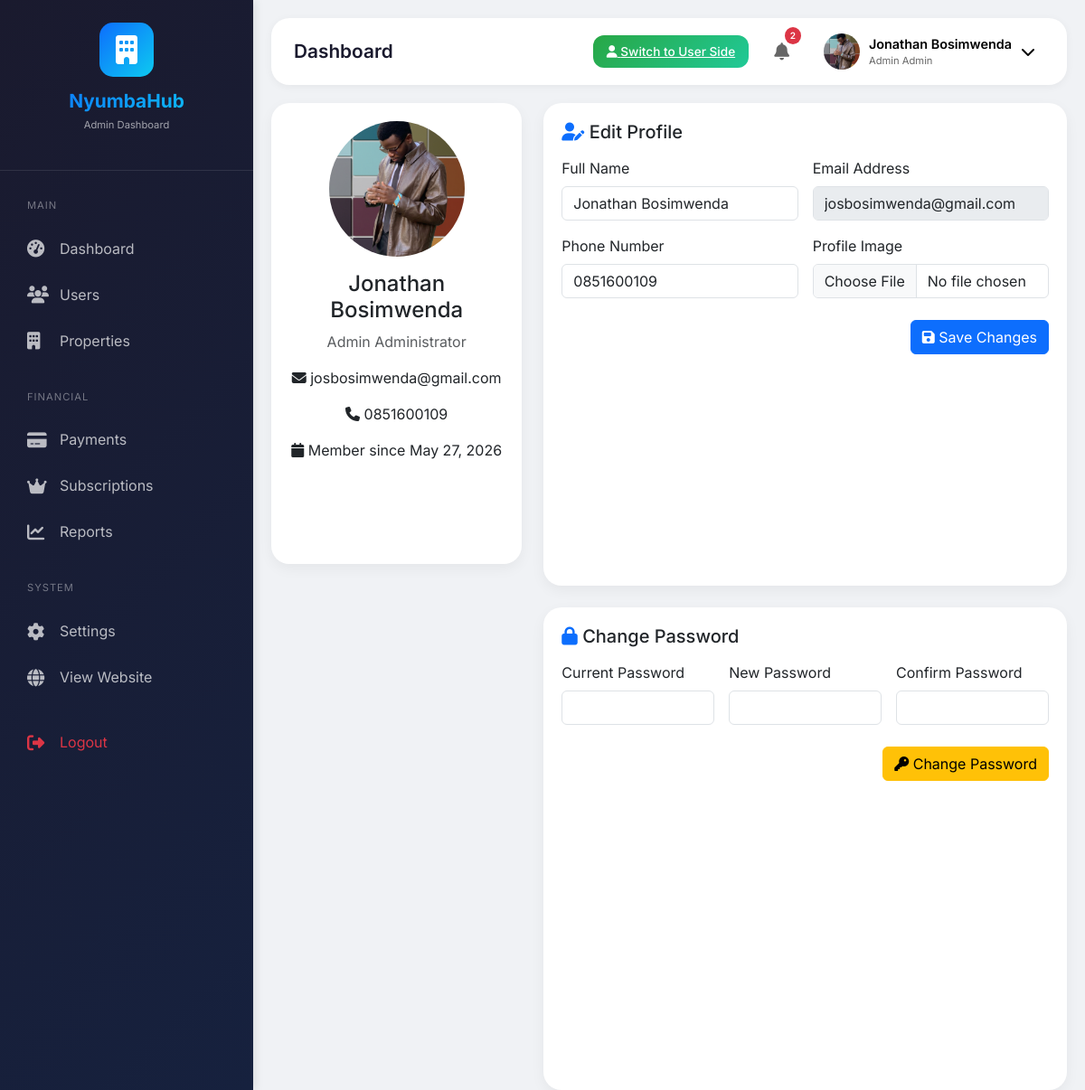
Screenshot of /admin/profile.php (signed in) with the database file from the repository.
### tables this page shows
CREATE TABLE `users` (
  `id` int(11) NOT NULL,
  `full_name` varchar(255) NOT NULL,
  `email` varchar(255) NOT NULL,
  `password` varchar(255) NOT NULL,
  `phone` varchar(20) DEFAULT NULL,
  `bio` text DEFAULT NULL,
  `facebook_link` varchar(255) DEFAULT NULL,
  `twitter_link` varchar(255) DEFAULT NULL,
  `instagram_link` varchar(255) DEFAULT NULL,
  `last_login` timestamp NULL DEFAULT NULL,
  `profile_image` varchar(255) DEFAULT 'default-avatar.png',
  `user_type` enum('user','admin','super_admin') DEFAULT 'user',
  `role` enum('user','admin','super_admin') DEFAULT 'user',
  `is_verified` tinyint(1) DEFAULT 0,
  `verification_badge` tinyint(1) DEFAULT 0,
  `subscription_plan` enum('bronze','silver','gold') DEFAULT 'bronze',
  `subscription_expiry` date DEFAULT NULL,
  `created_at` timestamp NOT NULL DEFAULT current_timestamp(),
  `updated_at` timestamp NOT NULL DEFAULT current_timestamp() ON UPDATE current_timestamp(),
  `status` enum('active','suspended','deleted') DEFAULT 'active'
);

### includes/config.php (called while the page is built, shortened)
<?php
try {
    $pdo = new PDO("mysql:host=" . DB_HOST . ";dbname=" . DB_NAME, DB_USER, DB_PASS);
    $pdo->setAttribute(PDO::ATTR_ERRMODE, PDO::ERRMODE_EXCEPTION);
    $pdo->setAttribute(PDO::ATTR_DEFAULT_FETCH_MODE, PDO::FETCH_ASSOC);
} catch(PDOException $e) {
    die("Connection failed: " . $e->getMessage());
}
function getUserById($id) {
    global $pdo;
    $stmt = $pdo->prepare("SELECT * FROM users WHERE id = ?");
    $stmt->execute([$id]);
    $user = $stmt->fetch();
    if($user) {
        if(!isset($user['email_verified'])) $user['email_verified'] = 0;
    }
    return $user;
}
?>

### admin/profile.php (the view, shortened to what this page needs)
<?php
require_once '../includes/config.php';
require_once '../includes/admin-header.php';
$admin_id = $_SESSION['user_id'];
$admin = getUserById($admin_id);
?>
<div class="row">
    <div class="col-lg-4 mb-4">
        <div class="admin-card text-center">
            <img src="<?php echo SITE_URL . 'uploads/profiles/' . ($admin['profile_image'] ?? 'default-avatar.png'); ?>"
                 class="rounded-circle mb-3" width="150" height="150" style="object-fit: cover;" id="profilePreview">
            <h4><?php echo htmlspecialchars($admin['full_name']); ?></h4>
            <p class="text-muted"><?php echo ucfirst($_SESSION['user_role']); ?> Administrator</p>
            <p><i class="fas fa-envelope"></i> <?php echo $admin['email']; ?></p>
            <p><i class="fas fa-phone"></i> <?php echo $admin['phone'] ?? 'Not provided'; ?></p>
            <p><i class="fas fa-calendar"></i> Member since <?php echo date('F d, Y', strtotime($admin['created_at'])); ?></p>
        </div>
    </div>
    <div class="col-lg-8">
        <div class="admin-card">
            <h5 class="mb-3"><i class="fas fa-user-edit text-primary"></i> Edit Profile</h5>
            <form method="POST" enctype="multipart/form-data">
                <div class="row g-3">
                    <div class="col-md-6">
                        <label class="form-label">Full Name</label>
                        <input type="text" name="full_name" class="form-control" value="<?php echo htmlspecialchars($admin['full_name']); ?>" required>
                    </div>
                    <div class="col-md-6">
                        <label class="form-label">Email Address</label>
                        <input type="email" class="form-control" value="<?php echo htmlspecialchars($admin['email']); ?>" disabled>
                    </div>
                    <div class="col-md-6">
                        <label class="form-label">Phone Number</label>
                        <input type="tel" name="phone" class="form-control" value="<?php echo htmlspecialchars($admin['phone'] ?? ''); ?>">
                    </div>
                    <div class="col-md-6">
                        <label class="form-label">Profile Image</label>
                        <input type="file" name="profile_image" class="form-control" accept="image/*" id="profileImage">
                    </div>
                </div>
                <div class="text-end mt-4">
                    <button type="submit" name="update_profile" class="btn btn-primary">
                        <i class="fas fa-save"></i> Save Changes
                    </button>
                </div>
            </form>
        </div>
        <div class="admin-card mt-4">
            <h5 class="mb-3"><i class="fas fa-lock text-primary"></i> Change Password</h5>
            <form method="POST">
                <div class="row g-3">
                    <div class="col-md-4">
                        <label class="form-label">Current Password</label>
                        <input type="password" name="current_password" class="form-control" required>
                    </div>
                    <div class="col-md-4">
                        <label class="form-label">New Password</label>
                        <input type="password" name="new_password" class="form-control" required>
                    </div>
                    <div class="col-md-4">
                        <label class="form-label">Confirm Password</label>
                        <input type="password" name="confirm_password" class="form-control" required>
                    </div>
                </div>
                <div class="text-end mt-4">
                    <button type="submit" name="change_password" class="btn btn-warning">
                        <i class="fas fa-key"></i> Change Password
                    </button>
                </div>
            </form>
        </div>
    </div>
</div>
<?php require_once '../includes/admin-footer.php'; ?>

### includes/admin-header.php (shortened to what this page needs)
<?php
$stmt = $pdo->prepare("SELECT * FROM users WHERE id = ?");
$stmt->execute([$_SESSION['user_id']]);
$admin = $stmt->fetch();
$stmt = $pdo->prepare("SELECT COUNT(*) as count FROM notifications WHERE user_id = ? AND is_read = 0");
$stmt->execute([$_SESSION['user_id']]);
$unread_notifications = $stmt->fetch()['count'];
?>
<!DOCTYPE html>
<html lang="en">
<head>
    <link href="https://cdn.jsdelivr.net/npm/bootstrap@5.3.0/dist/css/bootstrap.min.css" rel="stylesheet">
    <link rel="stylesheet" href="https://cdnjs.cloudflare.com/ajax/libs/font-awesome/6.4.0/css/all.min.css">
</head>
<body>
<div class="admin-sidebar" id="adminSidebar">
    <div class="sidebar-header">
        <div class="logo-icon">
            <i class="fas fa-building"></i>
        </div>
        <h3>NyumbaHub</h3>
        <p>Admin Dashboard</p>
    </div>
    <div class="sidebar-nav">
        <div class="nav-section">
            <div class="nav-section-title">MAIN</div>
            <div class="nav-item">
                <a class="nav-link <?php echo basename($_SERVER['PHP_SELF']) == 'dashboard.php' ? 'active' : ''; ?>" href="dashboard.php">
                    <i class="fas fa-tachometer-alt"></i> Dashboard
                </a>
            </div>
            <div class="nav-item">
                <a class="nav-link <?php echo basename($_SERVER['PHP_SELF']) == 'users.php' ? 'active' : ''; ?>" href="users.php">
                    <i class="fas fa-users"></i> Users
                </a>
            </div>
            <div class="nav-item">
                <a class="nav-link <?php echo basename($_SERVER['PHP_SELF']) == 'properties.php' ? 'active' : ''; ?>" href="properties.php">
                    <i class="fas fa-building"></i> Properties
                </a>
            </div>
        </div>
        <div class="nav-section">
            <div class="nav-section-title">FINANCIAL</div>
            <div class="nav-item">
                <a class="nav-link <?php echo basename($_SERVER['PHP_SELF']) == 'payments.php' ? 'active' : ''; ?>" href="payments.php">
                    <i class="fas fa-credit-card"></i> Payments
                </a>
            </div>
            <div class="nav-item">
                <a class="nav-link <?php echo basename($_SERVER['PHP_SELF']) == 'subscriptions.php' ? 'active' : ''; ?>" href="subscriptions.php">
                    <i class="fas fa-crown"></i> Subscriptions
                </a>
            </div>
            <div class="nav-item">
                <a class="nav-link <?php echo basename($_SERVER['PHP_SELF']) == 'reports.php' ? 'active' : ''; ?>" href="reports.php">
                    <i class="fas fa-chart-line"></i> Reports
                </a>
            </div>
        </div>
        <div class="nav-section">
            <div class="nav-section-title">SYSTEM</div>
            <div class="nav-item">
                <a class="nav-link <?php echo basename($_SERVER['PHP_SELF']) == 'settings.php' ? 'active' : ''; ?>" href="settings.php">
                    <i class="fas fa-cog"></i> Settings
                </a>
            </div>
            <div class="nav-item">
                <a class="nav-link" href="../">
                    <i class="fas fa-globe"></i> View Website
                </a>
            </div>
        </div>
        <div class="nav-section mt-4">
            <div class="nav-item">
                <a class="nav-link text-danger" href="../logout.php">
                    <i class="fas fa-sign-out-alt"></i> Logout
                </a>
            </div>
        </div>
    </div>
</div>
<div class="admin-main">
    <div class="admin-topbar">
        <div class="topbar-left">
            <h4 class="page-title"><?php echo $page_title ?? 'Dashboard'; ?></h4>
        </div>
        <div class="topbar-right">
            <a href="../dashboard.php" class="switch-user-btn">
                <i class="fas fa-user"></i> Switch to User Side
            </a>
            <div class="notifications-dropdown">
                <button class="notifications-btn" id="notificationsBtn">
                    <i class="fas fa-bell"></i>
                    <?php if($unread_notifications > 0): ?>
                        <span class="notification-badge"><?php echo $unread_notifications; ?></span>
                    <?php endif; ?>
                </button>
            </div>
            <div class="user-dropdown">
                <button class="user-btn" id="userBtn">
                    <img src="<?php echo SITE_URL . 'uploads/profiles/' . ($admin['profile_image'] ?? 'default-avatar.png'); ?>"
                         class="user-avatar" alt="Admin">
                    <div class="user-info d-none d-sm-block">
                        <div class="user-name"><?php echo htmlspecialchars($admin['full_name']); ?></div>
                        <div class="user-role"><?php echo ucfirst($_SESSION['user_role']); ?> Admin</div>
                    </div>
                    <i class="fas fa-chevron-down d-none d-sm-block"></i>
                </button>
            </div>
        </div>
    </div>
    <div class="admin-content">

### includes/admin-header.php (style rules this page uses)
* { margin: 0; padding: 0; box-sizing: border-box; }
body { font-family: 'Inter', sans-serif; background: #f0f2f5; overflow-x: hidden; }
.admin-sidebar { position: fixed; left: 0; top: 0; bottom: 0; width: 280px; background: linear-gradient(135deg, #1a1a2e 0%, #16213e 100%); color: white; z-index: 1000; transition: all 0.3s cubic-bezier(0.4, 0, 0.2, 1); overflow-y: auto; box-shadow: 2px 0 10px rgba(0,0,0,0.1); }
.sidebar-header { padding: 25px 20px; text-align: center; border-bottom: 1px solid rgba(255,255,255,0.1); margin-bottom: 20px; }
.sidebar-header .logo-icon { width: 60px; height: 60px; background: linear-gradient(135deg, #0d6efd, #0dcaf0); border-radius: 15px; display: flex; align-items: center; justify-content: center; margin: 0 auto 15px; }
.sidebar-header .logo-icon i { font-size: 2rem; color: white; }
.sidebar-header h3 { font-size: 1.3rem; font-weight: 700; margin: 0; background: linear-gradient(135deg, #0d6efd, #0dcaf0); -webkit-background-clip: text; -webkit-text-fill-color: transparent; }
.sidebar-header p { font-size: 0.7rem; opacity: 0.6; margin-top: 5px; }
.sidebar-nav { padding: 0 15px; }
.nav-section { margin-bottom: 20px; }
.nav-section-title { font-size: 0.7rem; text-transform: uppercase; letter-spacing: 1px; color: rgba(255,255,255,0.4); padding: 10px 15px; margin-bottom: 5px; }
.nav-item { margin: 3px 0; }
.nav-link { color: rgba(255,255,255,0.7); padding: 12px 15px; border-radius: 12px; transition: all 0.3s ease; display: flex; align-items: center; gap: 12px; text-decoration: none; }
.nav-link i { width: 24px; font-size: 1.2rem; }
.admin-main { margin-left: 280px; transition: all 0.3s ease; }
.admin-topbar { background: white; padding: 12px 25px; margin: 20px 20px 0 20px; border-radius: 20px; box-shadow: 0 2px 10px rgba(0,0,0,0.05); display: flex; justify-content: space-between; align-items: center; }
.topbar-left { display: flex; align-items: center; gap: 15px; }
.page-title { font-size: 1.3rem; font-weight: 600; margin: 0; color: #1a1a2e; }
.topbar-right { display: flex; align-items: center; gap: 20px; }
.notifications-dropdown { position: relative; }
.notifications-btn { background: none; border: none; font-size: 1.2rem; color: #666; cursor: pointer; position: relative; padding: 8px; border-radius: 10px; transition: all 0.3s ease; }
.notification-badge { position: absolute; top: -5px; right: -5px; background: #dc3545; color: white; border-radius: 50%; padding: 2px 6px; font-size: 10px; font-weight: 600; }
.user-dropdown { position: relative; }
.user-btn { display: flex; align-items: center; gap: 10px; background: none; border: none; cursor: pointer; padding: 5px 10px; border-radius: 50px; transition: all 0.3s ease; }
.user-avatar { width: 40px; height: 40px; border-radius: 50%; object-fit: cover; }
.user-info { text-align: left; }
.user-name { font-weight: 600; font-size: 0.9rem; margin: 0; }
.user-role { font-size: 0.7rem; color: #666; }
.switch-user-btn { background: linear-gradient(135deg, #28a745, #20c997); border: none; padding: 8px 15px; border-radius: 12px; color: white; font-size: 0.85rem; font-weight: 500; transition: all 0.3s ease; }
.admin-content { padding: 20px; }
.admin-card { background: white; border-radius: 20px; padding: 20px; box-shadow: 0 5px 15px rgba(0,0,0,0.05); transition: all 0.3s ease; height: 100%; border: none; }

### rows the page displays
users: profile_image (picture), full_name "Jonathan Bosimwenda", email "josbosimwenda@gmail.com", phone "0851600109", created_at "May 27, 2026"

### other values shown
$page_title "Dashboard"
$unread_notifications "2"
$_SESSION['user_role'] "Admin"
